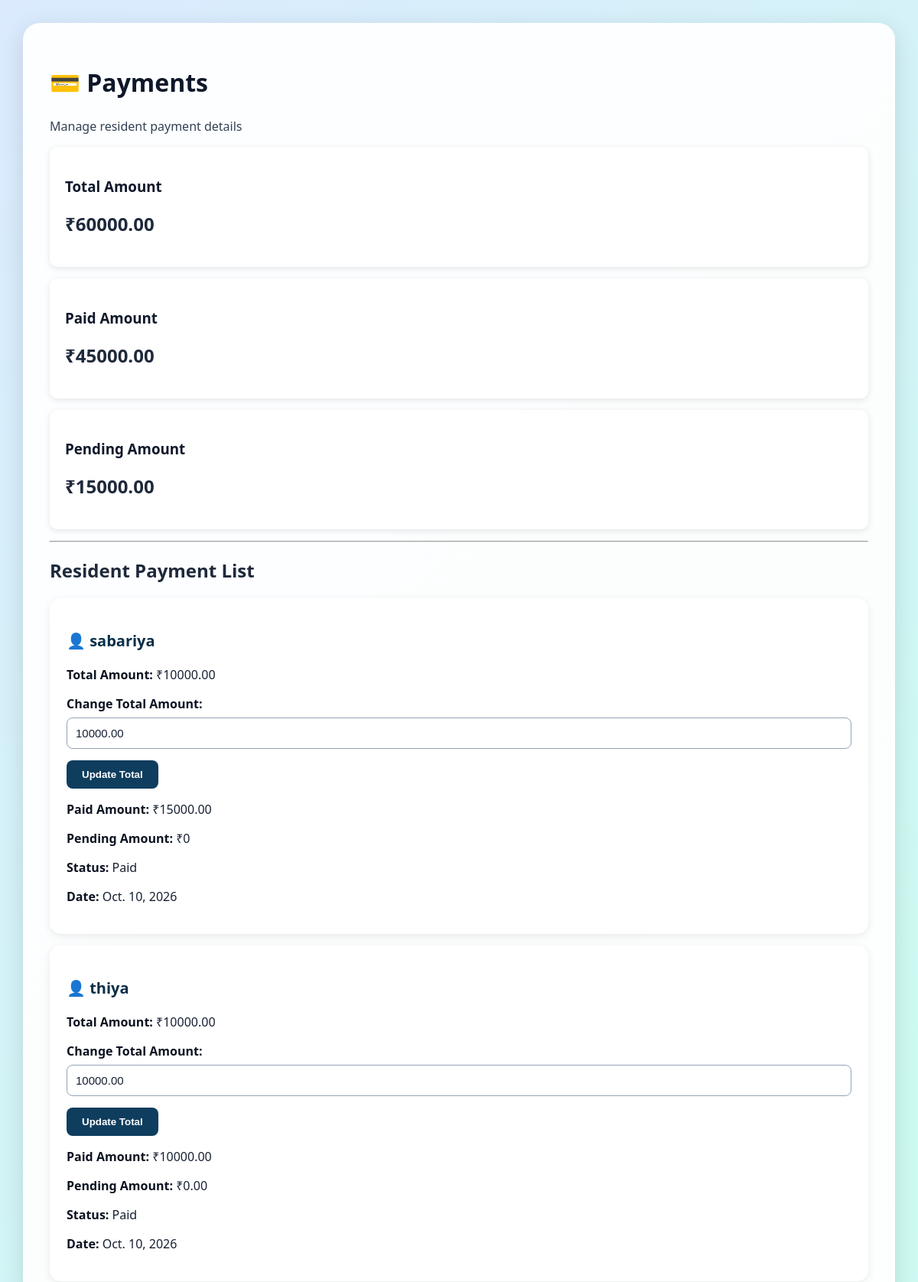
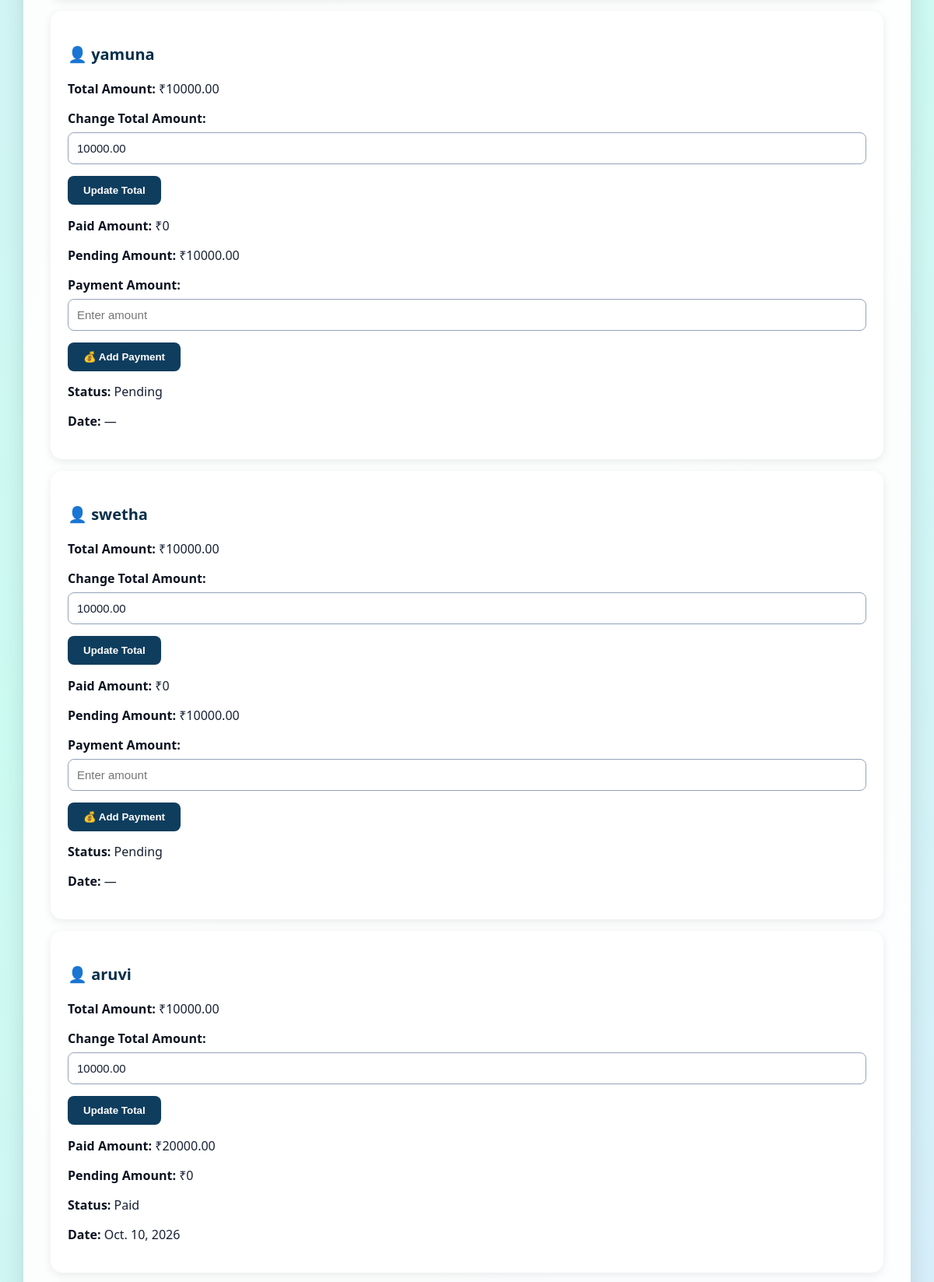
The app's page /admin-payments/ (signed in, upper part) with its own data (2 pictures, top to bottom).
### core/models.py (models this page shows, shortened)
class Resident(models.Model):
    name = models.CharField(max_length=100)
    email = models.EmailField(unique=True)
    phone = models.CharField(max_length=15)
    apartment = models.OneToOneField(
        Apartment,
        on_delete=models.CASCADE
    )
    total_amount=models.DecimalField(max_digits=10,decimal_places=2,default=10000)
    date_joined = models.DateField(auto_now_add=True)

class Payment(models.Model):
    resident = models.ForeignKey(
        Resident,
        on_delete=models.CASCADE
    )
    amount = models.DecimalField(max_digits=10, decimal_places=2)
    payment_date = models.DateField(auto_now_add=True)
    status = models.CharField(
        max_length=20,
        choices=[
            ("PAID", "Paid"),
            ("PENDING", "Pending"),
        ],
        default="PENDING"
    )

### core/views.py (the view, shortened to what this page needs)
# urls.py: path('admin-payments/',views.admin_payments,name='admin_payments'),
def admin_payments(request):
    if not request.session.get("admin_logged_in"):
        return redirect("admin_login")
    residents = Resident.objects.all()
    payments = Payment.objects.all()
    total_amount = sum(
        (resident.total_amount for resident in residents),
        Decimal("0")
    )
    paid_amount = sum(
        (
            payment.amount
            for payment in payments
            if payment.status == "PAID"
        ),
        Decimal("0")
    )
    pending_amount = total_amount - paid_amount
    payment_list = []
    for resident in residents:
        resident_payments = payments.filter(
            resident=resident
        )
        paid = sum(
            (
                payment.amount
                for payment in resident_payments
                if payment.status == "PAID"
            ),
            Decimal("0")
        )
        pending = resident.total_amount - paid
        if pending < 0:
            pending = Decimal("0")
        latest_payment = resident_payments.filter(
            status="PAID"
        ).order_by("-payment_date").first()
        payment_list.append({
            "id": resident.id,
            "name": resident.name,
            "total": resident.total_amount,
            "paid": paid,
            "pending": pending,
            "status": "Paid" if paid > 0 else "Pending",
            "date": latest_payment.payment_date
                    if latest_payment else "—"
        })
    return render(
        request,
        "core/admin_payments.html",
        {
            "residents": residents,
            "total_amount": total_amount,
            "paid_amount": paid_amount,
            "pending_amount": pending_amount,
            "payment_list": payment_list
        }
    )

### core/templates/core/admin_payments.html (shortened to what this page needs)
{% load static %}
<!DOCTYPE html>
<html lang="en">
<head>
    <link rel="stylesheet" href="{% static 'core/style.css' %}">
</head>
<body class="admin-page">
<div class="admin-container">
    <h1>💳 Payments</h1>
    <p>Manage resident payment details</p>
    <div class="payment-summary">
        <div class="payment-card">
            <h3>Total Amount</h3>
            <h2>₹{{ total_amount }}</h2>
        </div>
        <div class="payment-card">
            <h3>Paid Amount</h3>
            <h2>₹{{ paid_amount }}</h2>
        </div>
        <div class="payment-card">
            <h3>Pending Amount</h3>
            <h2>₹{{ pending_amount }}</h2>
        </div>
    </div>
    <hr>
    <h2>Resident Payment List</h2>
    {% for payment in payment_list %}
    <div class="admin-card">
        <h3>👤 {{ payment.name }}</h3>
        <p>
            <strong>Total Amount:</strong>
            ₹{{ payment.total }}
        </p>
        <form method="POST" style="margin-bottom: 15px;">
            <label>
                <strong>Change Total Amount:</strong>
            </label>
            <input
                type="number"
                name="total_amount"
                value="{{ payment.total }}"
                min="0"
                step="0.01"
                required
            >
            <button type="submit">
                Update Total
            </button>
        </form>
        <p>
            <strong>Paid Amount:</strong>
            ₹{{ payment.paid }}
        </p>
        <p>
            <strong>Pending Amount:</strong>
            ₹{{ payment.pending }}
        </p>
        {% if payment.pending > 0 %}
        <form method="POST" style="margin-top: 15px;">
            <label>
                <strong>Payment Amount:</strong>
            </label>
            <input
                type="number"
                name="amount"
                min="0.01"
                max="{{ payment.pending }}"
                step="0.01"
                placeholder="Enter amount"
                required
            >
            <button type="submit">
                💰 Add Payment
            </button>
        </form>
        {% endif %}
        <p style="margin-top: 15px;">
            <strong>Status:</strong>
            {{ payment.status }}
        </p>
        <p>
            <strong>Date:</strong>
            {{ payment.date }}
        </p>
    </div>
    {% empty %}
    <p>No residents available.</p>
    {% endfor %}
    <br>
</div>
</body>
</html>

### core/static/core/style.css (style rules this page uses)
* { box-sizing: border-box; }
body { margin: 0; font-family: 'Segoe UI', Arial, sans-serif; }
.admin-page { min-height: 100vh; margin: 0; padding: 30px; background: linear-gradient(135deg, #dbeafe, #ccfbf1, #dbeafe); font-family: 'Segoe UI', Arial, sans-serif; }
.admin-container { max-width: 1200px; margin: auto; background: rgba(255, 255, 255, 0.94); padding: 35px; border-radius: 22px; box-shadow: 0 8px 30px rgba(0, 0, 0, 0.12); color: #1e293b; }
.admin-container h1 { color: #0f172a; margin-bottom: 25px; }
.admin-container h2 { color: #1e293b; }
.admin-container h3 { color: #0f172a; }
.admin-container p, .admin-container label { color: #334155; }
.admin-container strong { color: #0b1220; }
.admin-container input, .admin-container select, .admin-container textarea { width: 100%; padding: 11px; margin: 7px 0 15px; border: 1px solid #94a3b8; border-radius: 8px; box-sizing: border-box; font-size: 15px; color: #172033; background: white; }
.admin-container button { background: #0f3d5e; color: white; border: none; padding: 11px 20px; border-radius: 8px; cursor: pointer; font-weight: bold; }
.admin-card { background: white; padding: 22px; margin: 15px 0; border-radius: 15px; box-shadow: 0 3px 12px rgba(0, 0, 0, 0.08); }
.admin-card h3 { color: #082f49; font-size: 20px; font-weight: 700; }
.admin-card p { color: #172033 !important; font-size: 16px; font-weight: 500; }
.admin-card strong { color: #0b1220 !important; font-weight: 700; }
.payment-card { background: white; padding: 20px; margin: 15px 0; border-radius: 10px; box-shadow: 0 2px 8px rgba(0, 0, 0, 0.10); }

### records on screen
Resident: name "sabariya", total "10000.00", total_amount "10000.00"
Payment: date "Oct. 10, 2026"
Resident: name "thiya", total "10000.00", total_amount "10000.00"
Payment: date "Oct. 10, 2026"
Resident: name "yamuna", total "10000.00", total_amount "10000.00"
Resident: name "swetha", total "10000.00", total_amount "10000.00"
Resident: name "aruvi", total "10000.00", total_amount "10000.00"
Payment: date "Oct. 10, 2026"

### other values on screen
{{ total_amount }} "60000.00"
{{ paid_amount }} "45000.00"
{{ pending_amount }} "15000.00"
{{ payment.paid }} "15000.00" "10000.00" "0" "0" "20000.00"
{{ payment.pending }} "0" "0.00" "10000.00" "10000.00" "0"
{{ payment.status }} "Paid" "Paid" "Pending" "Pending" "Paid"
{{ payment.date }} "—" "—"
